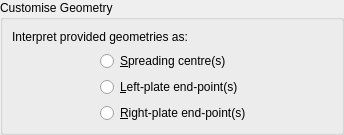
<?xml version="1.0" encoding="UTF-8"?>
<ui version="4.0">
 <class>FlowlinePropertiesWidget</class>
 <widget class="QWidget" name="FlowlinePropertiesWidget">
  <property name="geometry">
   <rect>
    <x>0</x>
    <y>0</y>
    <width>344</width>
    <height>135</height>
   </rect>
  </property>
  <property name="windowTitle">
   <string>Form</string>
  </property>
  <layout class="QGridLayout" name="gridLayout_2">
   <property name="margin">
    <number>0</number>
   </property>
   <item row="0" column="0">
    <widget class="QGroupBox" name="groupbox_geometries">
     <property name="title">
      <string>Customise Geometry</string>
     </property>
     <property name="flat">
      <bool>false</bool>
     </property>
     <layout class="QGridLayout" name="gridLayout">
      <property name="margin">
       <number>9</number>
      </property>
      <item row="0" column="0" colspan="2">
       <widget class="QLabel" name="label">
        <property name="text">
         <string>Interpret provided geometries as:</string>
        </property>
       </widget>
      </item>
      <item row="1" column="0">
       <spacer name="horizontalSpacer">
        <property name="orientation">
         <enum>Qt::Horizontal</enum>
        </property>
        <property name="sizeHint" stdset="0">
         <size>
          <width>40</width>
          <height>20</height>
         </size>
        </property>
       </spacer>
      </item>
      <item row="1" column="1">
       <widget class="QRadioButton" name="radio_centre">
        <property name="text">
         <string>&amp;Spreading centre(s)</string>
        </property>
       </widget>
      </item>
      <item row="1" column="2">
       <spacer name="horizontalSpacer_2">
        <property name="orientation">
         <enum>Qt::Horizontal</enum>
        </property>
        <property name="sizeHint" stdset="0">
         <size>
          <width>54</width>
          <height>20</height>
         </size>
        </property>
       </spacer>
      </item>
      <item row="2" column="1">
       <widget class="QRadioButton" name="radio_left">
        <property name="text">
         <string>&amp;Left-plate end-point(s)</string>
        </property>
       </widget>
      </item>
      <item row="3" column="1">
       <widget class="QRadioButton" name="radio_right">
        <property name="text">
         <string>&amp;Right-plate end-point(s)</string>
        </property>
       </widget>
      </item>
     </layout>
    </widget>
   </item>
  </layout>
 </widget>
 <resources/>
 <connections/>
</ui>
